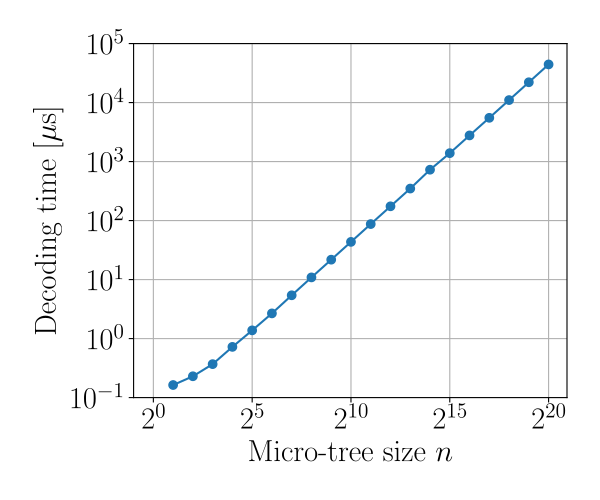

Recreate this plot in Python.
import sys

import matplotlib.pyplot as plt
import numpy as np

for_paper = True


py_name = sys.argv[0]
txt_name = py_name.replace(".py", ".txt")
fig_name = py_name.replace(".py", ".pdf" if for_paper else ".png")

plt.rcParams["font.size"] = 22
if for_paper:
    plt.rcParams["text.usetex"] = True
    plt.rcParams["font.family"] = "Times New Roman"

with open(txt_name) as f:
    lines = f.readlines()

for _ in range(2):
    print(lines.pop(0).rstrip())

ns = []
times = []
for line in lines:
    n, _, time = line.split()
    ns.append(int(n))
    times.append(float(time))

fig, ax = plt.subplots(figsize=(6, 5))

ax.plot(ns, times, marker="o")
ax.grid()
ax.set_xscale("log")
ax.set_yscale("log")
ax.set_xlim(1 / 2, 2 * 1e6)
ax.set_xticks(2 ** np.arange(0, 21, 5))
ax.set_xticklabels("$2^{" + str(n) + "}$" for n in range(0, 21, 5))
ax.set_ylim(0.1, 1e5)
ax.set_yticks(10.0 ** np.arange(-1, 6))
ax.set_xlabel("Micro-tree size $n$")
ax.set_ylabel("Decoding time [$\\mu$s]")

plt.tight_layout()
plt.savefig(fig_name)
